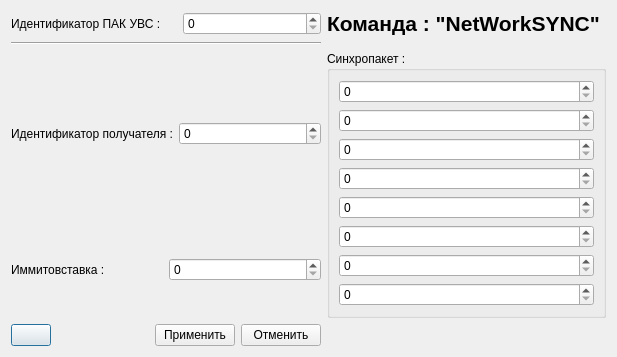
<?xml version="1.0" encoding="UTF-8"?>
<ui version="4.0">
 <class>NetSYNC_dial</class>
 <widget class="QDialog" name="NetSYNC_dial">
  <property name="geometry">
   <rect>
    <x>0</x>
    <y>0</y>
    <width>617</width>
    <height>351</height>
   </rect>
  </property>
  <property name="windowTitle">
   <string>Команда: &quot;NetWorkSYNC&quot;</string>
  </property>
  <layout class="QGridLayout" name="gridLayout">
   <item row="0" column="0">
    <layout class="QHBoxLayout" name="horizontalLayout_2">
     <item>
      <widget class="QLabel" name="label_7">
       <property name="text">
        <string>Идентификатор ПАК УВС :     </string>
       </property>
      </widget>
     </item>
     <item>
      <widget class="QSpinBox" name="sb_DCE_ID">
       <property name="minimumSize">
        <size>
         <width>100</width>
         <height>0</height>
        </size>
       </property>
       <property name="autoFillBackground">
        <bool>true</bool>
       </property>
      </widget>
     </item>
    </layout>
   </item>
   <item row="2" column="0">
    <layout class="QHBoxLayout" name="horizontalLayout_4">
     <item>
      <widget class="QLabel" name="label_8">
       <property name="text">
        <string>Идентификатор получателя :</string>
       </property>
      </widget>
     </item>
     <item>
      <widget class="QSpinBox" name="sb_DCE_ID_2">
       <property name="minimumSize">
        <size>
         <width>100</width>
         <height>0</height>
        </size>
       </property>
       <property name="autoFillBackground">
        <bool>true</bool>
       </property>
      </widget>
     </item>
    </layout>
   </item>
   <item row="3" column="0">
    <layout class="QHBoxLayout" name="horizontalLayout_6">
     <item>
      <widget class="QLabel" name="label_2">
       <property name="text">
        <string>Иммитовставка :</string>
       </property>
      </widget>
     </item>
     <item>
      <widget class="QSpinBox" name="sb_imit">
       <property name="displayIntegerBase">
        <number>10</number>
       </property>
      </widget>
     </item>
    </layout>
   </item>
   <item row="4" column="0">
    <spacer name="verticalSpacer_2">
     <property name="orientation">
      <enum>Qt::Vertical</enum>
     </property>
     <property name="sizeHint" stdset="0">
      <size>
       <width>20</width>
       <height>40</height>
      </size>
     </property>
    </spacer>
   </item>
   <item row="5" column="0">
    <layout class="QHBoxLayout" name="horizontalLayout_3">
     <item>
      <widget class="QPushButton" name="pb_default">
       <property name="text">
        <string/>
       </property>
      </widget>
     </item>
     <item>
      <spacer name="horizontalSpacer">
       <property name="orientation">
        <enum>Qt::Horizontal</enum>
       </property>
       <property name="sizeHint" stdset="0">
        <size>
         <width>40</width>
         <height>20</height>
        </size>
       </property>
      </spacer>
     </item>
     <item>
      <widget class="QPushButton" name="pb_applay">
       <property name="text">
        <string>Применить</string>
       </property>
      </widget>
     </item>
     <item>
      <widget class="QPushButton" name="pb_cancel">
       <property name="text">
        <string>Отменить</string>
       </property>
      </widget>
     </item>
    </layout>
   </item>
   <item row="1" column="0">
    <widget class="Line" name="line">
     <property name="orientation">
      <enum>Qt::Horizontal</enum>
     </property>
    </widget>
   </item>
   <item row="2" column="1" rowspan="2" colspan="2">
    <widget class="QGroupBox" name="groupBox">
     <property name="title">
      <string>Синхропакет :</string>
     </property>
     <layout class="QVBoxLayout" name="verticalLayout_2">
      <item>
       <layout class="QVBoxLayout" name="verticalLayout">
        <item>
         <widget class="QSpinBox" name="sb_pack1"/>
        </item>
        <item>
         <widget class="QSpinBox" name="sb_pack2"/>
        </item>
        <item>
         <widget class="QSpinBox" name="sb_pack3"/>
        </item>
        <item>
         <widget class="QSpinBox" name="sb_pack4"/>
        </item>
        <item>
         <widget class="QSpinBox" name="sb_pack5"/>
        </item>
        <item>
         <widget class="QSpinBox" name="sb_pack6"/>
        </item>
        <item>
         <widget class="QSpinBox" name="sb_pack7"/>
        </item>
        <item>
         <widget class="QSpinBox" name="sb_pack8"/>
        </item>
       </layout>
      </item>
     </layout>
    </widget>
   </item>
   <item row="0" column="1">
    <widget class="QLabel" name="label_13">
     <property name="font">
      <font>
       <pointsize>16</pointsize>
       <bold>true</bold>
       <underline>false</underline>
      </font>
     </property>
     <property name="layoutDirection">
      <enum>Qt::RightToLeft</enum>
     </property>
     <property name="text">
      <string>Команда : &quot;NetWorkSYNC&quot;</string>
     </property>
     <property name="alignment">
      <set>Qt::AlignCenter</set>
     </property>
    </widget>
   </item>
  </layout>
 </widget>
 <resources/>
 <connections/>
</ui>
